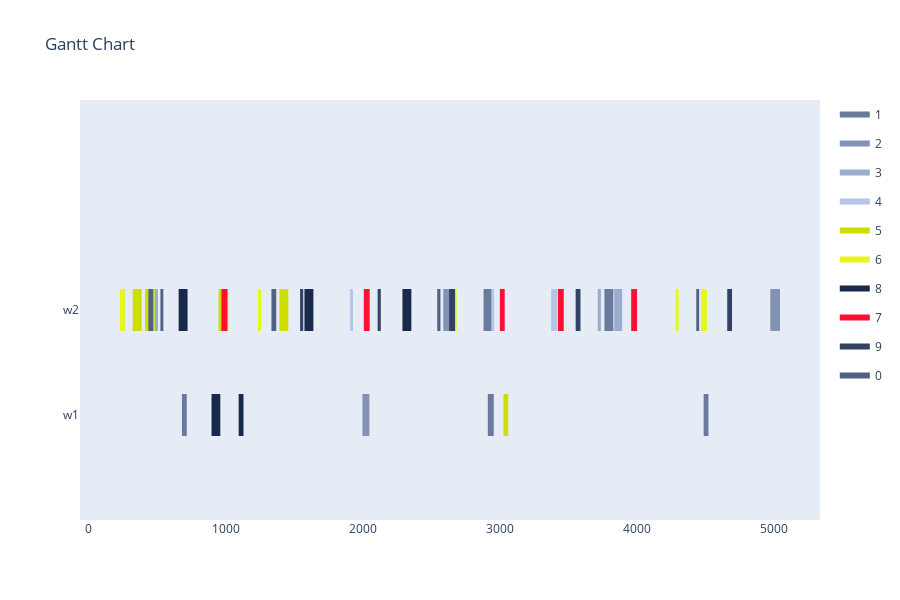

Here is the notebook cell this chart was saved with:
### Markdown cell above
Config 2 - Test with Two Point Crossover

### Code cell
optimizer = BaseGA(env)
optimizer.set_minimize()
# optional (in this case, all options given are the default option, if the configuration step is skipped)
optimizer.configure('tardiness', 'twopointcrossover', 'roulettewheel', 'randomize')
# choose an input generator (optional) -> decides how the data gets converted into the optimizer format
#optimizer.set_input_generator('SameLengthAlternativesGenerator')
# all parameters after offspring_amount are optional (in this case -> verbose=True)
result, best_fitness_history, average_fitness_history, best_generation_history, feasible_gen = optimizer.optimize(orders, max_generations, earliest_time_slot, last_time_slot, population_size, offspring_amount, verbose=True)
workstation_assignments = reformat_result(result, orders, env)
visualize(workstation_assignments, best_fitness_history, average_fitness_history, best_generation_history, feasible_gen)

### Figure 1 — Plotly figure (JSON) as saved in the notebook; plotly's stock layout.template omitted (floating-point values rounded to 4 significant figures)
{"data": [{"fill": "toself", "fillcolor": "rgb(105, 122, 156)", "hoverinfo": "name", "legendgroup": "rgb(105, 122, 156)", "mode": "none", "name": "1", "type": "scatter", "x": [2880, 2945, 2945, 2880, 2880, 3762, 3827, 3827, 3762, 3762, 4486, 4521, 4521, 4486, 4486, 679, 714, 714, 679, 679, 2911, 2954, 2954, 2911], "y": [0.8, 0.8, 1.2, 1.2, null, 0.8, 0.8, 1.2, 1.2, null, -0.2, -0.2, 0.2, 0.2, null, -0.2, -0.2, 0.2, 0.2, null, -0.2, -0.2, 0.2, 0.2]}, {"fill": "toself", "fillcolor": "rgb(130, 147, 181)", "hoverinfo": "name", "legendgroup": "rgb(130, 147, 181)", "mode": "none", "name": "2", "type": "scatter", "x": [2586, 2657, 2657, 2586, 2586, 4972, 5043, 5043, 4972, 4972, 2012, 2047, 2047, 2012, 2012, 2004, 2039, 2039, 2004, 2004, 1996, 2039, 2039, 1996], "y": [0.8, 0.8, 1.2, 1.2, null, 0.8, 0.8, 1.2, 1.2, null, -0.2, -0.2, 0.2, 0.2, null, -0.2, -0.2, 0.2, 0.2, null, -0.2, -0.2, 0.2, 0.2]}, {"fill": "toself", "fillcolor": "rgb(155, 172, 206)", "hoverinfo": "name", "legendgroup": "rgb(155, 172, 206)", "mode": "none", "name": "3", "type": "scatter", "x": [3833, 3856, 3856, 3833, 3833, 2647, 2668, 2668, 2647, 2647, 3856, 3891, 3891, 3856, 3856, 3713, 3736, 3736, 3713, 3713, 481, 504, 504, 481], "y": [0.8, 0.8, 1.2, 1.2, null, 0.8, 0.8, 1.2, 1.2, null, 0.8, 0.8, 1.2, 1.2, null, 0.8, 0.8, 1.2, 1.2, null, 0.8, 0.8, 1.2, 1.2]}, {"fill": "toself", "fillcolor": "rgb(180, 197, 231)", "hoverinfo": "name", "legendgroup": "rgb(180, 197, 231)", "mode": "none", "name": "4", "type": "scatter", "x": [2936, 2957, 2957, 2936, 2936, 3373, 3416, 3416, 3373, 3373, 1906, 1927, 1927, 1906, 1906, 243, 264, 264, 243, 243, 987, 1008, 1008, 987], "y": [0.8, 0.8, 1.2, 1.2, null, 0.8, 0.8, 1.2, 1.2, null, 0.8, 0.8, 1.2, 1.2, null, 0.8, 0.8, 1.2, 1.2, null, 0.8, 0.8, 1.2, 1.2]}, {"fill": "toself", "fillcolor": "rgb(205, 222, 0)", "hoverinfo": "name", "legendgroup": "rgb(205, 222, 0)", "mode": "none", "name": "5", "type": "scatter", "x": [946, 1017, 1017, 946, 946, 1390, 1455, 1455, 1390, 1390, 410, 481, 481, 410, 410, 320, 385, 385, 320, 320, 3025, 3060, 3060, 3025], "y": [0.8, 0.8, 1.2, 1.2, null, 0.8, 0.8, 1.2, 1.2, null, 0.8, 0.8, 1.2, 1.2, null, 0.8, 0.8, 1.2, 1.2, null, -0.2, -0.2, 0.2, 0.2]}, {"fill": "toself", "fillcolor": "rgb(230, 247, 25)", "hoverinfo": "name", "legendgroup": "rgb(230, 247, 25)", "mode": "none", "name": "6", "type": "scatter", "x": [227, 262, 262, 227, 227, 4282, 4303, 4303, 4282, 4282, 4466, 4509, 4509, 4466, 4466, 1233, 1256, 1256, 1233, 1233, 2641, 2684, 2684, 2641], "y": [0.8, 0.8, 1.2, 1.2, null, 0.8, 0.8, 1.2, 1.2, null, 0.8, 0.8, 1.2, 1.2, null, 0.8, 0.8, 1.2, 1.2, null, 0.8, 0.8, 1.2, 1.2]}, {"fill": "toself", "fillcolor": "rgb(24, 41, 75)", "hoverinfo": "name", "legendgroup": "rgb(24, 41, 75)", "mode": "none", "name": "8", "type": "scatter", "x": [2288, 2353, 2353, 2288, 2288, 655, 720, 720, 655, 655, 1573, 1638, 1638, 1573, 1573, 895, 959, 959, 895, 895, 1093, 1128, 1128, 1093], "y": [0.8, 0.8, 1.2, 1.2, null, 0.8, 0.8, 1.2, 1.2, null, 0.8, 0.8, 1.2, 1.2, null, -0.2, -0.2, 0.2, 0.2, null, -0.2, -0.2, 0.2, 0.2]}, {"fill": "toself", "fillcolor": "rgb(255, 16, 50)", "hoverinfo": "name", "legendgroup": "rgb(255, 16, 50)", "mode": "none", "name": "7", "type": "scatter", "x": [967, 1010, 1010, 967, 967, 3957, 4000, 4000, 3957, 3957, 3422, 3465, 3465, 3422, 3422, 2006, 2049, 2049, 2006, 2006, 2999, 3034, 3034, 2999], "y": [0.8, 0.8, 1.2, 1.2, null, 0.8, 0.8, 1.2, 1.2, null, 0.8, 0.8, 1.2, 1.2, null, 0.8, 0.8, 1.2, 1.2, null, 0.8, 0.8, 1.2, 1.2]}, {"fill": "toself", "fillcolor": "rgb(49, 66, 100)", "hoverinfo": "name", "legendgroup": "rgb(49, 66, 100)", "mode": "none", "name": "9", "type": "scatter", "x": [3552, 3587, 3587, 3552, 3552, 1541, 1564, 1564, 1541, 1541, 2629, 2672, 2672, 2629, 2629, 2107, 2130, 2130, 2107, 2107, 4658, 4693, 4693, 4658], "y": [0.8, 0.8, 1.2, 1.2, null, 0.8, 0.8, 1.2, 1.2, null, 0.8, 0.8, 1.2, 1.2, null, 0.8, 0.8, 1.2, 1.2, null, 0.8, 0.8, 1.2, 1.2]}, {"fill": "toself", "fillcolor": "rgb(80, 97, 131)", "hoverinfo": "name", "legendgroup": "rgb(80, 97, 131)", "mode": "none", "name": "0", "type": "scatter", "x": [1332, 1367, 1367, 1332, 1332, 434, 469, 469, 434, 434, 2542, 2565, 2565, 2542, 2542, 522, 543, 543, 522, 522, 4432, 4453, 4453, 4432], "y": [0.8, 0.8, 1.2, 1.2, null, 0.8, 0.8, 1.2, 1.2, null, 0.8, 0.8, 1.2, 1.2, null, 0.8, 0.8, 1.2, 1.2, null, 0.8, 0.8, 1.2, 1.2]}, {"legendgroup": "rgb(105, 122, 156)", "marker": {"color": "rgb(105, 122, 156)", "opacity": 0, "size": 1}, "mode": "markers", "name": "", "showlegend": false, "text": [null, null, null, null, null, null, null, null, null, null], "type": "scatter", "x": [2880, 2945, 3762, 3827, 4486, 4521, 679, 714, 2911, 2954], "y": [1, 1, 1, 1, 0, 0, 0, 0, 0, 0]}, {"legendgroup": "rgb(130, 147, 181)", "marker": {"color": "rgb(130, 147, 181)", "opacity": 0, "size": 1}, "mode": "markers", "name": "", "showlegend": false, "text": [null, null, null, null, null, null, null, null, null, null], "type": "scatter", "x": [2586, 2657, 4972, 5043, 2012, 2047, 2004, 2039, 1996, 2039], "y": [1, 1, 1, 1, 0, 0, 0, 0, 0, 0]}, {"legendgroup": "rgb(155, 172, 206)", "marker": {"color": "rgb(155, 172, 206)", "opacity": 0, "size": 1}, "mode": "markers", "name": "", "showlegend": false, "text": [null, null, null, null, null, null, null, null, null, null], "type": "scatter", "x": [3833, 3856, 2647, 2668, 3856, 3891, 3713, 3736, 481, 504], "y": [1, 1, 1, 1, 1, 1, 1, 1, 1, 1]}, {"legendgroup": "rgb(180, 197, 231)", "marker": {"color": "rgb(180, 197, 231)", "opacity": 0, "size": 1}, "mode": "markers", "name": "", "showlegend": false, "text": [null, null, null, null, null, null, null, null, null, null], "type": "scatter", "x": [2936, 2957, 3373, 3416, 1906, 1927, 243, 264, 987, 1008], "y": [1, 1, 1, 1, 1, 1, 1, 1, 1, 1]}, {"legendgroup": "rgb(205, 222, 0)", "marker": {"color": "rgb(205, 222, 0)", "opacity": 0, "size": 1}, "mode": "markers", "name": "", "showlegend": false, "text": [null, null, null, null, null, null, null, null, null, null], "type": "scatter", "x": [946, 1017, 1390, 1455, 410, 481, 320, 385, 3025, 3060], "y": [1, 1, 1, 1, 1, 1, 1, 1, 0, 0]}, {"legendgroup": "rgb(230, 247, 25)", "marker": {"color": "rgb(230, 247, 25)", "opacity": 0, "size": 1}, "mode": "markers", "name": "", "showlegend": false, "text": [null, null, null, null, null, null, null, null, null, null], "type": "scatter", "x": [227, 262, 4282, 4303, 4466, 4509, 1233, 1256, 2641, 2684], "y": [1, 1, 1, 1, 1, 1, 1, 1, 1, 1]}, {"legendgroup": "rgb(24, 41, 75)", "marker": {"color": "rgb(24, 41, 75)", "opacity": 0, "size": 1}, "mode": "markers", "name": "", "showlegend": false, "text": [null, null, null, null, null, null, null, null, null, null], "type": "scatter", "x": [2288, 2353, 655, 720, 1573, 1638, 895, 959, 1093, 1128], "y": [1, 1, 1, 1, 1, 1, 0, 0, 0, 0]}, {"legendgroup": "rgb(255, 16, 50)", "marker": {"color": "rgb(255, 16, 50)", "opacity": 0, "size": 1}, "mode": "markers", "name": "", "showlegend": false, "text": [null, null, null, null, null, null, null, null, null, null], "type": "scatter", "x": [967, 1010, 3957, 4000, 3422, 3465, 2006, 2049, 2999, 3034], "y": [1, 1, 1, 1, 1, 1, 1, 1, 1, 1]}, {"legendgroup": "rgb(49, 66, 100)", "marker": {"color": "rgb(49, 66, 100)", "opacity": 0, "size": 1}, "mode": "markers", "name": "", "showlegend": false, "text": [null, null, null, null, null, null, null, null, null, null], "type": "scatter", "x": [3552, 3587, 1541, 1564, 2629, 2672, 2107, 2130, 4658, 4693], "y": [1, 1, 1, 1, 1, 1, 1, 1, 1, 1]}, {"legendgroup": "rgb(80, 97, 131)", "marker": {"color": "rgb(80, 97, 131)", "opacity": 0, "size": 1}, "mode": "markers", "name": "", "showlegend": false, "text": [null, null, null, null, null, null, null, null, null, null], "type": "scatter", "x": [1332, 1367, 434, 469, 2542, 2565, 522, 543, 4432, 4453], "y": [1, 1, 1, 1, 1, 1, 1, 1, 1, 1]}], "layout": {"height": 600, "hovermode": "closest", "showlegend": true, "title": {"text": "Gantt Chart"}, "xaxis": {"rangeselector": {"buttons": [{"count": 7, "label": "1w", "step": "day", "stepmode": "backward"}, {"count": 1, "label": "1m", "step": "month", "stepmode": "backward"}, {"count": 6, "label": "6m", "step": "month", "stepmode": "backward"}, {"count": 1, "label": "YTD", "step": "year", "stepmode": "todate"}, {"count": 1, "label": "1y", "step": "year", "stepmode": "backward"}, {"step": "all"}]}, "showgrid": false, "type": "linear", "zeroline": false}, "yaxis": {"autorange": false, "range": [-1, 3], "showgrid": false, "ticktext": ["w1", "w2"], "tickvals": [0, 1], "zeroline": false}}}
